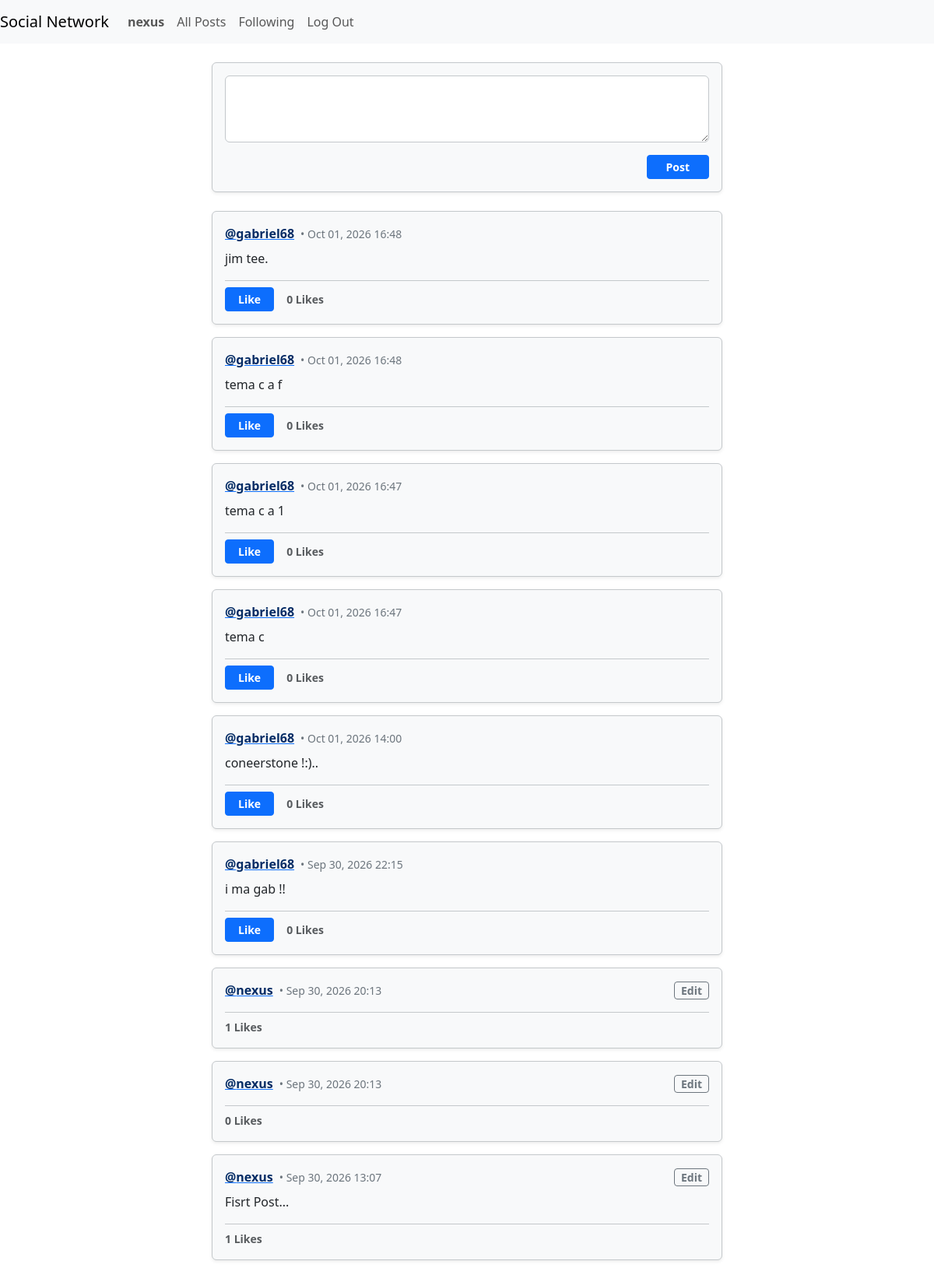
The app's page /social/ (signed in) with its own data.
### accounts/models.py (models this page shows, shortened)
class User(AbstractUser):
    roles = (
        ("admin","Admin"),
        ("vendor","Vendor"),
        ("customer","Customer"),
        ("social","Social"),
    )
    email = models.EmailField(unique=True)
    role = models.CharField(max_length=32, choices=roles, default="customer")
    picture = models.ImageField(upload_to="accounts/profile/", null=True, blank=True)
    USERNAME_FIELD = "email"
    REQUIRED_FIELDS = ["username"]
    objects = CustomUserManager()
    class Meta:
        indexes = [
            models.Index(fields=["email"], name="user_email_index")
        ]

### social/models.py (models this page shows, shortened)
class Post(models.Model):
    user = models.ForeignKey(settings.AUTH_USER_MODEL, on_delete=models.CASCADE)
    content = models.CharField(max_length=256, null=True)
    like_by = models.ManyToManyField(settings.AUTH_USER_MODEL, related_name="likes", blank=True)
    timestamp = models.DateTimeField(auto_now_add=True)
    def like_count(self):
        return self.like_by.count()

### social/views.py (the view)
# urls.py: path("", views.landing_page, name="index"),
def index(request):
    posts = Post.objects.all().order_by("-timestamp")
    paginator = Paginator(posts, 10)
    page_numner = request.GET.get("page")
    try:
        page_object = paginator.get_page(page_numner)
    except PageNotAnInteger:
        page_object = paginator.get_page(1)
    except EmptyPage:
        page_object = paginator.get_page(paginator.num_pages)
    return render(request, "social/index.html", {
        "page_object": page_object,
    })

### social/templates/social/index.html (shortened to what this page needs)
{% extends "social/layout.html" %}
{% block body %}
<div class="container py-4" style="max-width: 680px;">
    {% if user.is_authenticated %}
        <div class="card border shadow-sm mb-4 bg-body-tertiary text-body border-secondary-subtle">
            <div class="card-body p-3">
                <form id="post-form" action="{% url 'post' %}" method="post" >
                    <div class="mb-3">
                        <textarea name="post-content" id="post-content" rows="3" class="form-control bg-body text-body border-secondary-subtle shadow-none" placeholder="What's on your mind !" > </textarea>
                    </div>
                    <div class="d-flex justify-content-end">
                        <button id="post-submit-btn" type="submit" class="btn btn-primary btn-sm px-4 fw-bold">Post</button>
                    </div>
                </form>
            </div>
        </div>
    {% else %}
        <div class="alert alert-info border-info-subtle text-center mb-4">
            <span>You are viewing the public feed. <a href="{% url 'accounts:login-view' %}" class="alert-link">Sign in</a> to post or like content.</span>
        </div>
    {% endif %}
    <div class="feed-stream">
        {% for post in page_object %}
            <div class="card border shadow-sm mb-3 bg-body-tertiary text-body border-secondary-subtle post-container" data-post-id="{{ post.id }}">
                <div class="card-body p-3">
                    <div class="d-flex justify-content-between align-items-center mb-2">
                        <div class="d-flex align-items-center gap-2">
                            <a href="/social/profile/{{ post.user.username }}">
                                <strong class="text-primary-emphasis">@{{ post.user.username }}</strong>
                            </a>
                            <small class="text-secondary">• {{ post.timestamp|date:"M d, Y H:i" }}</small>
                        </div>
                        {% if user.is_authenticated and user == post.user %}
                            <button class="btn btn-outline-secondary btn-sm px-2 py-0 fw-semibold edit-post-button" data-post-id="{{ post.id }}">
                                Edit
                            </button>
                        {% endif %}
                    </div>
                    <p class="card-text mb-3 post-text" id="post-content-{{ post.id }}" data-post-content="{{ post.content }}">
                        {{ post.content }}
                    </p>
                    <div class="d-flex align-items-center gap-3 pt-2 border-top border-secondary-subtle">
                        {% if user.is_authenticated %}
                            {% if user != post.user %}
                                {% if user in post.like_by.all %}
                                    <button class="btn btn-outline-danger btn-sm px-3 fw-semibold like-button" data-post-id="{{ post.id }}">
                                        Unlike
                                    </button>
                                {% else %}
                                    <button class="btn btn-primary btn-sm px-3 fw-semibold like-button" data-post-id="{{ post.id }}">
                                        Like
                                    </button>
                                {% endif %}
                            {% endif %}
                        {% endif %}
                        <span class="text-body-secondary small fw-semibold">
                            <span class="likes-count" id="likes-count-{{ post.id }}">{{ post.like_count }}</span> Likes
                        </span>
                    </div>
                </div>
            </div>
        {% empty %}
            <div class="text-center py-5 text-secondary">
                <p class="mb-0">No posts found in the stream.</p>
            </div>
        {% endfor %}
    </div>
</div>
{% endblock %}

### social/templates/social/layout.html (shortened to what this page needs)
{% load static %}
<!DOCTYPE html>
<html lang="en">
    <head>
        <link rel="stylesheet" href="{% static 'social/bootstrap-5.3.8-dist/css/bootstrap.min.css' %}">
        <link href="{% static 'social/styles.css' %}" rel="stylesheet">
    </head>
    <body>
        <nav class="navbar navbar-expand-lg navbar-light bg-light">
            <a class="navbar-brand" href="{% url 'index' %}">Social Network</a>
            <div>
              <ul class="navbar-nav mr-auto">
                {% if user.is_authenticated %}
                    <li class="nav-item">
                        <a class="nav-link" href="{% url 'profile' user.username %}"><strong>{{ user.username }}</strong></a>
                    </li>
                {% endif %}
                <li class="nav-item">
                  <a class="nav-link" href="{% url 'index' %}">All Posts</a>
                </li>
                {% if user.is_authenticated %}
                    <li class="nav-item">
                        <a class="nav-link" href="{% url 'following' %}">Following</a>
                    </li>
                    <li class="nav-item">
                        <a class="nav-link" href="{% url 'accounts:logout-view' %}">Log Out</a>
                    </li>
                {% endif %}
              </ul>
            </div>
          </nav>
        <div class="body">
            {% block body %}
            {% endblock %}
        </div>
    </body>
</html>

### records on screen
User: username "nexus"
Post: user.username "gabriel68", timestamp "Oct 01, 2026 16:48", content "jim tee.", like_count "0"
Post: user.username "gabriel68", timestamp "Oct 01, 2026 16:48", content "tema c a f", like_count "0"
Post: user.username "gabriel68", timestamp "Oct 01, 2026 16:47", content "tema c a 1", like_count "0"
Post: user.username "gabriel68", timestamp "Oct 01, 2026 16:47", content "tema c", like_count "0"
Post: user.username "gabriel68", timestamp "Oct 01, 2026 14:00", content "coneerstone !:)..", like_count "0"
Post: user.username "gabriel68", timestamp "Sep 30, 2026 22:15", content "i ma gab !!", like_count "0"
Post: user.username "nexus", timestamp "Sep 30, 2026 20:13", like_count "1"
Post: user.username "nexus", timestamp "Sep 30, 2026 20:13", like_count "0"
Post: user.username "nexus", timestamp "Sep 30, 2026 13:07", content "Fisrt Post...", like_count "1"
